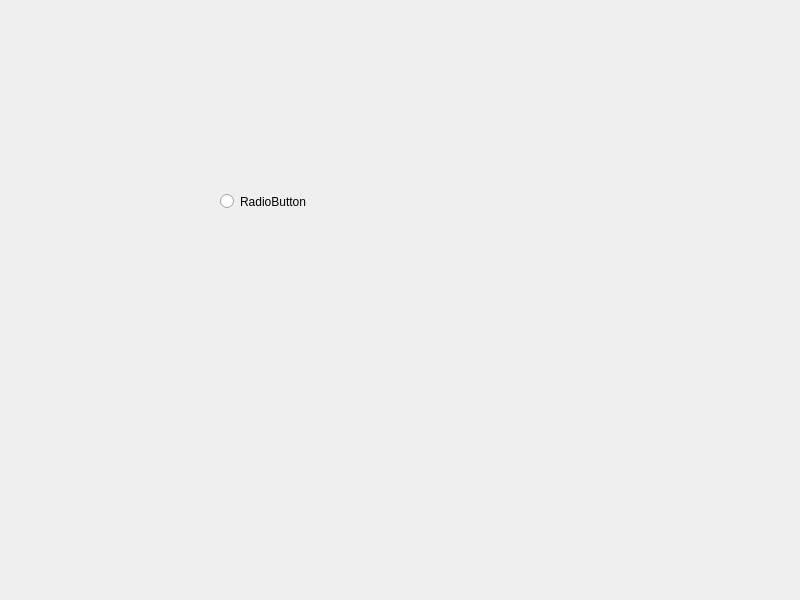
<?xml version="1.0" encoding="UTF-8"?>
<ui version="4.0">
 <class>Widget</class>
 <widget class="QWidget" name="Widget">
  <property name="geometry">
   <rect>
    <x>0</x>
    <y>0</y>
    <width>800</width>
    <height>600</height>
   </rect>
  </property>
  <property name="windowTitle">
   <string>Widget</string>
  </property>
  <widget class="QRadioButton" name="radioButton">
   <property name="geometry">
    <rect>
     <x>220</x>
     <y>190</y>
     <width>112</width>
     <height>23</height>
    </rect>
   </property>
   <property name="text">
    <string>RadioButton</string>
   </property>
  </widget>
 </widget>
 <resources/>
 <connections/>
</ui>
